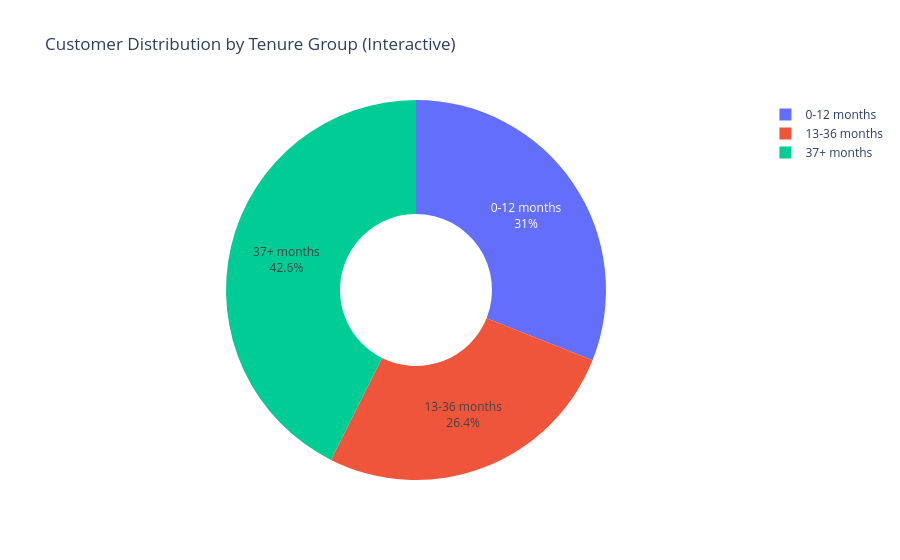

The code cell stored with this chart in its notebook:
### Markdown cell above
### Findings: Customer Distribution by Tenure (Donut Chart)

- **37+ months is the largest group (42.6%).** Many customers stay long-term with the company.
- **0-12 months makes up 31.0%.** Nearly 1 in 3 customers is in their first year.
- **13-36 months is the smallest group (26.4%).** Fewer customers fall in the middle stage, which suggests many leave before they reach this stage.
- Total customers: **7,043**.

### Code cell
# Interactive donut with Plotly

fig = px.pie(df, names="tenure_group", hole=0.4,
             title="Customer Distribution by Tenure Group (Interactive)",
             category_orders={"tenure_group": labels})
fig.update_traces(textinfo="percent+label")
fig.show()

### Figure 1 — Plotly figure (JSON) as saved in the notebook; plotly's stock layout.template omitted (floating-point values rounded to 4 significant figures; data arrays with more than 128 entries replaced by an {"elided": "..."} marker saying what was removed)
{"data": [{"direction": "clockwise", "domain": {"x": [0, 1], "y": [0, 1]}, "hole": 0.4, "hovertemplate": "tenure_group=%{label}<extra></extra>", "labels": {"elided": "7043 str values"}, "legendgroup": "", "name": "", "showlegend": true, "sort": false, "textinfo": "percent+label", "type": "pie"}], "layout": {"legend": {"tracegroupgap": 0}, "title": {"text": "Customer Distribution by Tenure Group (Interactive)"}}}
